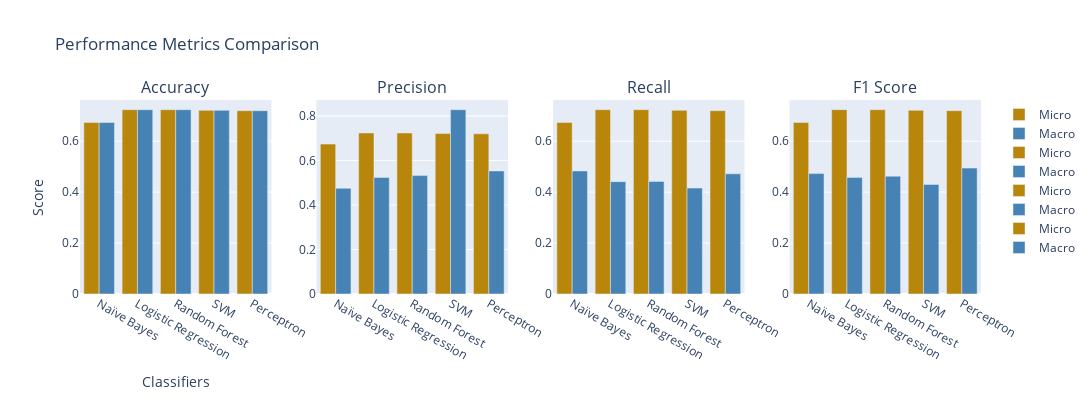

This figure's notebook cell:
### Code cell
graph_comparison(ngram_micro,ngram_macro)

### Figure 1 — Plotly figure (JSON) as saved in the notebook; plotly's stock layout.template omitted (floating-point values rounded to 4 significant figures)
{"data": [{"marker": {"color": "darkgoldenrod"}, "name": "Micro", "type": "bar", "x": ["Naïve Bayes", "Logistic Regression", "Random Forest", "SVM", "Perceptron"], "xaxis": "x", "y": [0.6735, 0.7237, 0.7237, 0.7211, 0.7198], "yaxis": "y"}, {"marker": {"color": "steelblue"}, "name": "Macro", "type": "bar", "x": ["Naïve Bayes", "Logistic Regression", "Random Forest", "SVM", "Perceptron"], "xaxis": "x", "y": [0.6735, 0.7237, 0.7237, 0.7211, 0.7198], "yaxis": "y"}, {"marker": {"color": "darkgoldenrod"}, "name": "Micro", "type": "bar", "x": ["Naïve Bayes", "Logistic Regression", "Random Forest", "SVM", "Perceptron"], "xaxis": "x2", "y": [0.6735, 0.7237, 0.7237, 0.7211, 0.7198], "yaxis": "y2"}, {"marker": {"color": "steelblue"}, "name": "Macro", "type": "bar", "x": ["Naïve Bayes", "Logistic Regression", "Random Forest", "SVM", "Perceptron"], "xaxis": "x2", "y": [0.4747, 0.5238, 0.5319, 0.8282, 0.5529], "yaxis": "y2"}, {"marker": {"color": "darkgoldenrod"}, "name": "Micro", "type": "bar", "x": ["Naïve Bayes", "Logistic Regression", "Random Forest", "SVM", "Perceptron"], "xaxis": "x3", "y": [0.6735, 0.7237, 0.7237, 0.7211, 0.7198], "yaxis": "y3"}, {"marker": {"color": "steelblue"}, "name": "Macro", "type": "bar", "x": ["Naïve Bayes", "Logistic Regression", "Random Forest", "SVM", "Perceptron"], "xaxis": "x3", "y": [0.4831, 0.4412, 0.4422, 0.4159, 0.4718], "yaxis": "y3"}, {"marker": {"color": "darkgoldenrod"}, "name": "Micro", "type": "bar", "x": ["Naïve Bayes", "Logistic Regression", "Random Forest", "SVM", "Perceptron"], "xaxis": "x4", "y": [0.6735, 0.7237, 0.7237, 0.7211, 0.7198], "yaxis": "y4"}, {"marker": {"color": "steelblue"}, "name": "Macro", "type": "bar", "x": ["Naïve Bayes", "Logistic Regression", "Random Forest", "SVM", "Perceptron"], "xaxis": "x4", "y": [0.4727, 0.4579, 0.4625, 0.4303, 0.4945], "yaxis": "y4"}], "layout": {"annotations": [{"font": {"size": 16}, "showarrow": false, "text": "Accuracy", "x": 0.1062, "xanchor": "center", "xref": "paper", "y": 1, "yanchor": "bottom", "yref": "paper"}, {"font": {"size": 16}, "showarrow": false, "text": "Precision", "x": 0.3688, "xanchor": "center", "xref": "paper", "y": 1, "yanchor": "bottom", "yref": "paper"}, {"font": {"size": 16}, "showarrow": false, "text": "Recall", "x": 0.6313, "xanchor": "center", "xref": "paper", "y": 1, "yanchor": "bottom", "yref": "paper"}, {"font": {"size": 16}, "showarrow": false, "text": "F1 Score", "x": 0.8938, "xanchor": "center", "xref": "paper", "y": 1, "yanchor": "bottom", "yref": "paper"}], "height": 400, "title": {"text": "Performance Metrics Comparison"}, "width": 1200, "xaxis": {"anchor": "y", "domain": [0, 0.2125], "title": {"text": "Classifiers"}}, "xaxis2": {"anchor": "y2", "domain": [0.2625, 0.475]}, "xaxis3": {"anchor": "y3", "domain": [0.525, 0.7375]}, "xaxis4": {"anchor": "y4", "domain": [0.7875, 1]}, "yaxis": {"anchor": "x", "domain": [0, 1], "title": {"text": "Score"}}, "yaxis2": {"anchor": "x2", "domain": [0, 1]}, "yaxis3": {"anchor": "x3", "domain": [0, 1]}, "yaxis4": {"anchor": "x4", "domain": [0, 1]}}}
